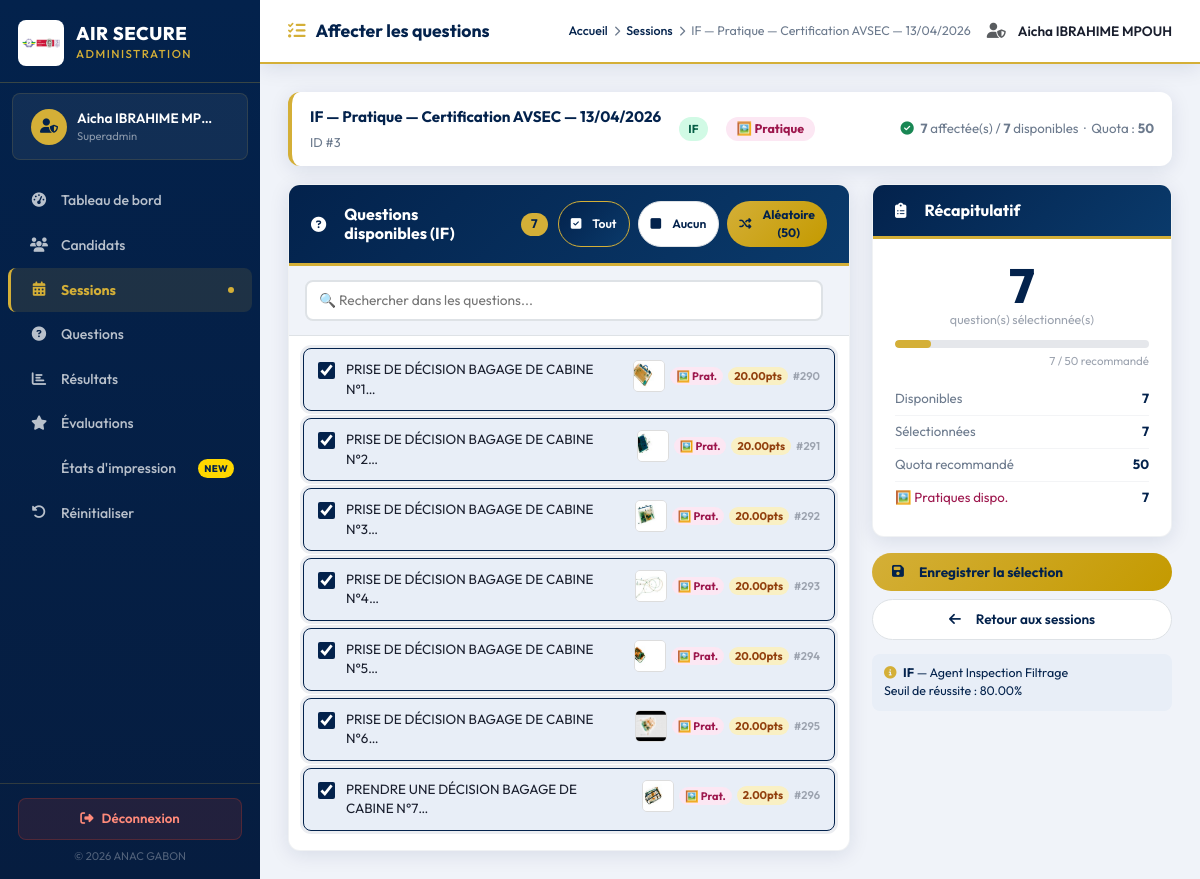
Screenshot of /ANAC/admin/session_questions.php?id=3 (signed in) with the database file from the repository.
### tables this page shows
CREATE TABLE `session_examen` (
  `id_session` int(11) NOT NULL,
  `nom_session` varchar(255) NOT NULL,
  `idtype_examen` int(11) NOT NULL,
  `idtypeformation` int(11) DEFAULT NULL,
  `idmodule` int(11) DEFAULT NULL COMMENT 'Module évalué — FORM uniquement',
  `type_session` enum('theorie','pratique','normal') DEFAULT 'normal',
  `date_debut` date NOT NULL,
  `date_fin` date NOT NULL,
  `duree_minutes` int(11) NOT NULL DEFAULT 90,
  `statut` enum('planifiee','en_cours','terminee','annulee') DEFAULT 'planifiee',
  `created_at` timestamp NOT NULL DEFAULT current_timestamp()
);

CREATE TABLE `type_examen` (
  `idtype_examen` int(11) NOT NULL,
  `code` varchar(20) NOT NULL COMMENT 'AS, IF, INST, SENS, FORM',
  `nom_fr` varchar(100) NOT NULL,
  `nom_en` varchar(100) NOT NULL,
  `description_fr` text DEFAULT NULL,
  `duree_minutes` int(11) NOT NULL DEFAULT 90,
  `seuil_reussite` decimal(5,2) NOT NULL DEFAULT 80.00,
  `nb_questions_theorique` int(11) DEFAULT 0,
  `nb_questions_pratique` int(11) DEFAULT 0,
  `a_deux_parties` tinyint(1) DEFAULT 0,
  `actif` tinyint(1) DEFAULT 1
);

CREATE TABLE `question` (
  `id` int(11) NOT NULL,
  `idtype_examen` int(11) NOT NULL COMMENT 'FK type_examen.idtype_examen',
  `type_question` enum('theorique','pratique') DEFAULT 'theorique',
  `question_text_fr` text NOT NULL COMMENT 'Libellé français',
  `question_text_en` text NOT NULL COMMENT 'Libellé anglais',
  `images` longtext DEFAULT NULL COMMENT 'JSON array noms fichiers ex: ["if_scan1.jpg","if_bag1.jpg"]',
  `images_data` longtext DEFAULT NULL COMMENT 'JSON objet traitements par image ex: {"if_scan1.jpg":{"defaut":"hp","disponibles":["normal","hp","organic"]}}',
  `option1_fr` varchar(500) NOT NULL,
  `option1_en` varchar(500) NOT NULL,
  `option2_fr` varchar(500) NOT NULL,
  `option2_en` varchar(500) NOT NULL,
  `option3_fr` varchar(500) DEFAULT NULL,
  `option3_en` varchar(500) DEFAULT NULL,
  `option4_fr` varchar(500) DEFAULT NULL,
  `option4_en` varchar(500) DEFAULT NULL,
  `correct_option` int(1) NOT NULL COMMENT '1 à 4 — option correcte',
  `bareme` decimal(5,2) DEFAULT 2.00 COMMENT 'Points par bonne réponse',
  `created_at` timestamp NOT NULL DEFAULT current_timestamp(),
  `images_traitements` longtext DEFAULT NULL COMMENT 'Association image → traitement : {"scan1.jpg":"contour", ...}' CHECK (json_valid(`images_traitements`))
);

### ANAC/admin/session_questions.php (the view, shortened to what this page needs)
<?php
include '../php/db_connection.php';
$session_id = intval($_GET['id'] ?? 0);
$se = $conn->query("
    SELECT se.*, te.code AS tc, te.nom_fr AS tn, te.idtype_examen, te.nb_questions_theorique, te.nb_questions_pratique
    FROM session_examen se
    JOIN type_examen te ON se.idtype_examen = te.idtype_examen
    WHERE se.id_session = $session_id
")->fetch_assoc();
$id_type = intval($se['idtype_examen']);
$where_tq = "";
if ($id_type == 2) {
    if ($se['type_session'] === 'pratique') $where_tq = " AND type_question = 'pratique'";
}
$all_q = $conn->query("
    SELECT id, question_text_fr, question_text_en, type_question, images, bareme
    FROM question
    WHERE idtype_examen = $id_type $where_tq
    ORDER BY type_question, id ASC
")->fetch_all(MYSQLI_ASSOC);
$assigned_rows = $conn->query("SELECT question_id FROM session_questions WHERE session_id = $session_id");
$assigned_ids  = [];
while ($a = $assigned_rows->fetch_assoc()) $assigned_ids[] = intval($a['question_id']);
$total_dispo = count($all_q);
$total_ass   = count($assigned_ids);
$quota_recommande = match($id_type) {
    4 => intval($se['nb_questions_theorique'] ?: 20),
    default => intval($se['nb_questions_theorique'] ?: 50)
};
if ($se['type_session'] === 'pratique') {
    $quota_recommande = intval($se['nb_questions_pratique'] ?: 50);
}
?>
<!DOCTYPE html>
<html lang="fr">
<head>
<link href="https://cdn.jsdelivr.net/npm/bootstrap@5.3.0/dist/css/bootstrap.min.css" rel="stylesheet">
<link rel="stylesheet" href="https://cdnjs.cloudflare.com/ajax/libs/font-awesome/6.4.0/css/all.min.css">
<link rel="stylesheet" href="admin_shared.css">
</head>
<body>
<div class="admin-layout">
<?php include '_sidebar.php'; ?>
<main class="admin-main">
<div class="admin-topbar">
  <div class="topbar-title"><i class="fas fa-tasks"></i> Affecter les questions</div>
  <div class="topbar-breadcrumb">
    <a href="dashboard.php">Accueil</a>
    <i class="fas fa-chevron-right" style="font-size:.65rem"></i>
    <a href="sessions.php">Sessions</a>
    <i class="fas fa-chevron-right" style="font-size:.65rem"></i>
    <span><?= htmlspecialchars($se['nom_session']) ?></span>
  </div>
  <div class="ms-auto d-flex align-items-center gap-2">
    <i class="fas fa-user-shield text-muted me-1"></i>
    <span style="font-weight:600;font-size:.85rem"><?= htmlspecialchars($_SESSION['admin_nom']) ?></span>
  </div>
</div>
<div class="admin-content">
<div class="sess-info">
  <div>
    <div style="font-weight:700;font-size:.95rem;color:var(--blue);margin-bottom:4px;">
      <?= htmlspecialchars($se['nom_session']) ?>
    </div>
    <div style="font-size:.8rem;color:#6c7a8d;">ID #<?= $session_id ?></div>
  </div>
  <span class="tp tp-<?= $se['tc'] ?>"><?= $se['tc'] ?></span>
  <?php if($se['type_session']==='theorie'): ?>
  <span style="font-size:.78rem;background:#dbeafe;color:#1e40af;padding:3px 11px;border-radius:20px;font-weight:700;">📖 Théorie</span>
  <?php elseif($se['type_session']==='pratique'): ?>
  <span style="font-size:.78rem;background:#fce7f3;color:#9d174d;padding:3px 11px;border-radius:20px;font-weight:700;">🖼️ Pratique</span>
  <?php endif; ?>
  <div style="margin-left:auto;font-size:.83rem;color:#6c7a8d;">
    <i class="fas fa-check-circle text-success me-1"></i>
    <strong><?= $total_ass ?></strong> affectée(s) / <strong><?= $total_dispo ?></strong> disponibles
    &nbsp;·&nbsp; Quota : <strong><?= $quota_recommande ?></strong>
  </div>
</div>
<form method="POST" id="assignForm">
  <div class="assign-wrap">
    <div class="card-admin">
      <div class="card-admin-header">
        <i class="fas fa-question-circle me-2"></i>
        <h5>Questions disponibles (<?= $se['tc'] ?>)</h5>
        <span class="badge-count ms-2"><?= $total_dispo ?></span>
        <div class="ms-auto d-flex gap-2">
          <button type="button" class="btn-anac" style="font-size:.76rem;padding:5px 12px;" onclick="selectAll(true)">
            <i class="fas fa-check-square me-1"></i>Tout
          </button>
          <button type="button" class="btn-anac" style="font-size:.76rem;padding:5px 12px;background:white;color:var(--blue);border-color:var(--gray-border);" onclick="selectAll(false)">
            <i class="fas fa-square me-1"></i>Aucun
          </button>
          <button type="button" class="btn-gold" style="font-size:.76rem;padding:5px 12px;" onclick="selectRandom()"
                  title="Sélectionner aléatoirement <?= $quota_recommande ?> questions">
            <i class="fas fa-random me-1"></i>Aléatoire (<?= $quota_recommande ?>)
          </button>
        </div>
      </div>
      <div class="srch-bar">
        <input type="text" class="srch-input" id="srchQ" placeholder="🔍 Rechercher dans les questions...">
      </div>
      <div class="q-list-scroll" id="qList">
        <?php if (empty($all_q)): ?>
        <div style="text-align:center;padding:40px;color:#9ca3af;">
          <i class="fas fa-inbox fa-3x mb-3 d-block"></i>
          <p>Aucune question disponible pour ce type d'examen.</p>
          <a href="questions.php" class="btn-anac" style="font-size:.82rem;">
            <i class="fas fa-plus me-1"></i>Ajouter des questions
          </a>
        </div>
        <?php else: ?>
        <?php foreach ($all_q as $q):
            $is_sel = in_array($q['id'], $assigned_ids);
            $imgs   = $q['images'] ? (json_decode($q['images'], true) ?? []) : [];
        ?>
        <div class="q-card <?= $is_sel ? 'selected' : '' ?>"
             data-s="<?= strtolower($q['question_text_fr']) ?>"
             data-tq="<?= $q['type_question'] ?>"
             id="card-<?= $q['id'] ?>">
          <label class="q-card-label" for="chk-<?= $q['id'] ?>">
            <input type="checkbox"
                   id="chk-<?= $q['id'] ?>"
                   name="questions[]"
                   value="<?= $q['id'] ?>"
                   class="q-chk"
                   <?= $is_sel ? 'checked' : '' ?>
                   onchange="onChkChange(this)">
            <div class="q-txt">
              <?= htmlspecialchars($q['question_text_fr']) ?>
            </div>
            <div class="q-meta">
              <?php if (!empty($imgs)): ?>
              <img src="../assets/images/<?= htmlspecialchars($imgs[0]) ?>"
                   class="img-th" onerror="this.style.opacity='.3'" alt="">
              <?php endif; ?>
              <?= $q['type_question']==='pratique' ? '<span class="tq-prat">🖼️ Prat.</span>' : '<span class="tq-theo">📝 Th.</span>' ?>
              <?php if($q['bareme']): ?><span class="q-pts"><?= $q['bareme'] ?>pts</span><?php endif; ?>
              <span class="q-id">#<?= $q['id'] ?></span>
            </div>
          </label>
        </div>
        <?php endforeach; ?>
        <?php endif; ?>
      </div>
    </div>
    <div class="recap-panel">
      <div class="card-admin mb-3">
        <div class="card-admin-header">
          <i class="fas fa-clipboard-list me-2"></i>
          <h5>Récapitulatif</h5>
        </div>
        <div class="card-admin-body">
          <div class="count-big" id="dispCount"><?= $total_ass ?></div>
          <div class="count-lbl">question(s) sélectionnée(s)</div>
          <div class="quota-bar">
            <div class="quota-fill" id="quotaFill"
                 style="width:<?= $quota_recommande > 0 ? min(100, round($total_ass/$quota_recommande*100)) : 0 ?>%"></div>
          </div>
          <div style="font-size:.72rem;color:#9ca3af;text-align:right;" id="quotaPct">
            <?= $total_ass ?> / <?= $quota_recommande ?> recommandé
          </div>
          <div style="margin-top:14px;">
            <div class="recap-row">
              <span style="color:#6c7a8d;">Disponibles</span>
              <strong><?= $total_dispo ?></strong>
            </div>
            <div class="recap-row">
              <span style="color:#6c7a8d;">Sélectionnées</span>
              <strong id="recapSel"><?= $total_ass ?></strong>
            </div>
            <div class="recap-row">
              <span style="color:#6c7a8d;">Quota recommandé</span>
              <strong><?= $quota_recommande ?></strong>
            </div>
            <?php if ($se['type_session'] === 'theorie' && $id_type == 2): ?>
            <div class="recap-row">
              <span style="color:#1e40af;">📖 Théoriques dispo.</span>
              <strong><?= count(array_filter($all_q, fn($q)=>$q['type_question']==='theorique')) ?></strong>
            </div>
            <?php elseif ($se['type_session'] === 'pratique' && $id_type == 2): ?>
            <div class="recap-row">
              <span style="color:#9d174d;">🖼️ Pratiques dispo.</span>
              <strong><?= count(array_filter($all_q, fn($q)=>$q['type_question']==='pratique')) ?></strong>
            </div>
            <?php endif; ?>
          </div>
        </div>
      </div>
      <button type="submit" class="btn-gold w-100 mb-2" id="btnSave">
        <i class="fas fa-save me-2"></i>Enregistrer la sélection
      </button>
      <a href="sessions.php" class="btn-anac w-100" style="justify-content:center;background:white;color:var(--blue);border-color:var(--gray-border);">
        <i class="fas fa-arrow-left me-2"></i>Retour aux sessions
      </a>
      <div style="margin-top:14px;background:var(--blue-light);border-radius:var(--radius-sm);padding:10px 12px;font-size:.78rem;color:var(--blue);">
        <i class="fas fa-info-circle me-1" style="color:var(--gold)"></i>
        <strong><?= $se['tc'] ?></strong> — <?= htmlspecialchars($se['tn']) ?>
        <br>Seuil de réussite : <?= $conn->query("SELECT seuil_reussite FROM type_examen WHERE idtype_examen=$id_type")->fetch_row()[0] ?>%
      </div>
    </div>
  </div>
</form>
</div>
</main>
</div>
</body>
</html>

### ANAC/admin/admin_shared.css (style rules this page uses)
:root { --blue: #03224c; --blue-mid: #0a3a6b; --blue-light: #e8eef7; --gold: #D4AF37; --gold-light: #f9f0c4; --success: #1a8a5a; --danger: #c0392b; --warn: #e67e22; --gray-bg: #f0f3f9; --gray-border:#dee2e6; --text-dark: #1a1f2e; --text-muted: #6c7a8d; --sidebar-w: 260px; --topbar-h: 64px; --radius: 12px; --radius-sm: 8px; --shadow: 0 4px 20px rgba(3,34,76,.10); --shadow-md: 0 8px 32px rgba(3,34,76,.15); --transition: 0.25s ease; }
*, *::before, *::after { box-sizing: border-box; }
body { margin: 0; font-family: 'Outfit', 'Candara', sans-serif; background: var(--gray-bg); color: var(--text-dark); font-size: 0.95rem; }
.admin-layout { display: flex; min-height: 100vh; }
.admin-main { flex: 1; margin-left: var(--sidebar-w); display: flex; flex-direction: column; min-height: 100vh; transition: margin-left var(--transition); }
.admin-topbar { height: var(--topbar-h); background: white; border-bottom: 2px solid var(--gold); display: flex; align-items: center; padding: 0 28px; gap: 16px; box-shadow: var(--shadow); position: sticky; top: 0; z-index: 100; }
.topbar-title { font-weight: 700; font-size: 1.1rem; color: var(--blue); flex: 1; display: flex; align-items: center; gap: 10px; }
.topbar-title i { color: var(--gold); }
.topbar-breadcrumb { font-size: .78rem; color: var(--text-muted); display: flex; align-items: center; gap: 6px; }
.topbar-breadcrumb a { color: var(--blue); text-decoration: none; font-weight: 500; }
.admin-content { padding: 28px; flex: 1; }
.card-admin { background: white; border-radius: var(--radius); box-shadow: var(--shadow); border: 1px solid rgba(3,34,76,.06); overflow: hidden; }
.card-admin-header { background: linear-gradient(135deg, var(--blue) 0%, var(--blue-mid) 100%); color: white; padding: 16px 22px; display: flex; align-items: center; gap: 10px; border-bottom: 3px solid var(--gold); }
.card-admin-header h5, .card-admin-header h4 { margin: 0; font-weight: 700; font-size: 1rem; }
.card-admin-header .badge-count { background: var(--gold); color: var(--blue); padding: 2px 10px; border-radius: 20px; font-size: .78rem; font-weight: 700; margin-left: auto; }
.card-admin-body { padding: 22px; }
.btn-anac { background: linear-gradient(135deg, var(--blue), var(--blue-mid)); color: white; border: 1px solid var(--gold); padding: 9px 20px; border-radius: 50px; font-weight: 600; font-size: .85rem; cursor: pointer; transition: all var(--transition); display: inline-flex; align-items: center; gap: 7px; text-decoration: none; }
.btn-gold { background: linear-gradient(135deg, var(--gold), #c49a00); color: var(--blue); border: none; padding: 9px 20px; border-radius: 50px; font-weight: 700; font-size: .85rem; cursor: pointer; transition: all var(--transition); display: inline-flex; align-items: center; gap: 7px; }

### rows the page displays
session_examen: nom_session "IF — Pratique — Certification AVSEC — 13/04/2026", idtype_examen.code "IF", idtype_examen.nb_questions_pratique "50", idtype_examen.nom_fr "Agent Inspection Filtrage", idtype_examen.seuil_reussite "80.00"
question: id "☑", question_text_fr "PRISE DE DÉCISION BAGAGE DE CABINE N°1", shows a picture, type_question "🖼️ Prat.", bareme "20.00", id "290"
question: id "☑", question_text_fr "PRISE DE DÉCISION BAGAGE DE CABINE N°2", shows a picture, type_question "🖼️ Prat.", bareme "20.00", id "291"
question: id "☑", question_text_fr "PRISE DE DÉCISION BAGAGE DE CABINE N°3", shows a picture, type_question "🖼️ Prat.", bareme "20.00", id "292"
question: id "☑", question_text_fr "PRISE DE DÉCISION BAGAGE DE CABINE N°4", shows a picture, type_question "🖼️ Prat.", bareme "20.00", id "293"
question: id "☑", question_text_fr "PRISE DE DÉCISION BAGAGE DE CABINE N°5", shows a picture, type_question "🖼️ Prat.", bareme "20.00", id "294"
question: id "☑", question_text_fr "PRISE DE DÉCISION BAGAGE DE CABINE N°6", shows a picture, type_question "🖼️ Prat.", bareme "20.00", id "295"
question: id "☑", question_text_fr "PRENDRE UNE DÉCISION BAGAGE DE CABINE N°7", shows a picture, type_question "🖼️ Prat.", bareme "2.00", id "296"

### other values shown
$_SESSION['admin_nom'] "Aicha IBRAHIME MP…"
$_SESSION['admin_role'] "Superadmin"
$item['label'] "Tableau de bord"
$item['label'] "Candidats"
$item['label'] "Sessions"
$item['label'] "Questions"
$item['label'] "Résultats"
$item['label'] "Évaluations"
$item['label'] "États d'impression"
$item['badge'] "NEW"
$item['label'] "Réinitialiser"
$_SESSION['admin_nom'] "Aicha IBRAHIME MPOUH"
$session_id "3"
$total_ass "7"
$total_dispo "7"
